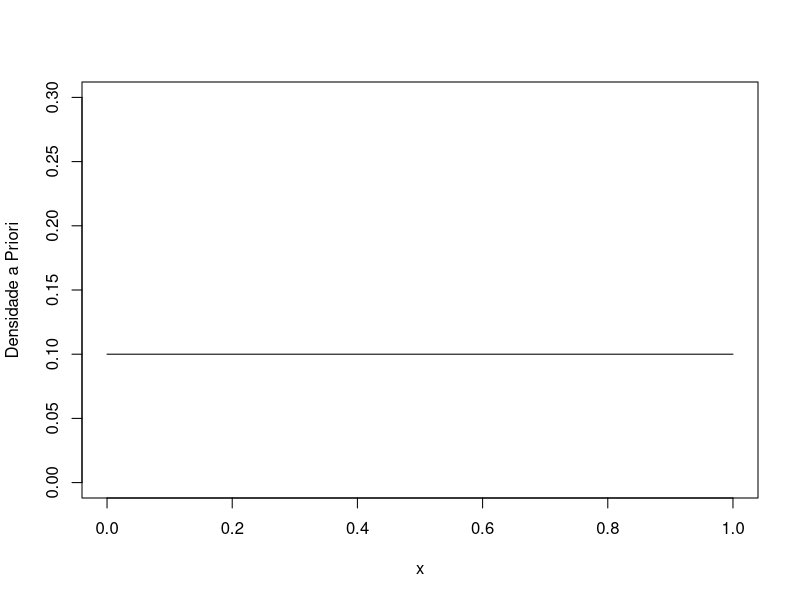
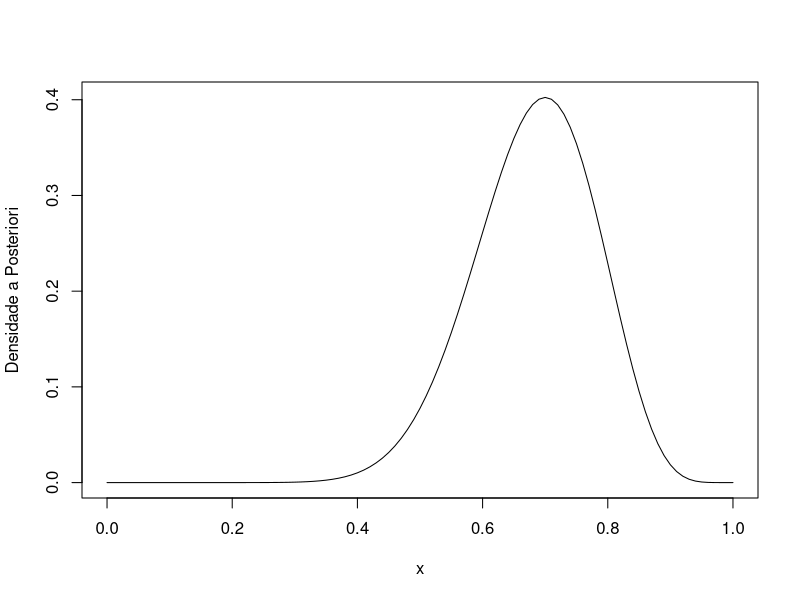
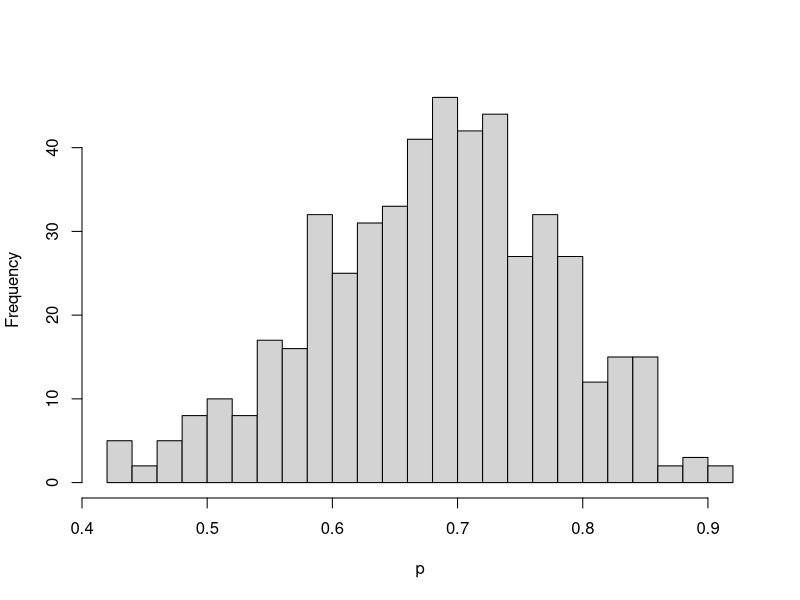
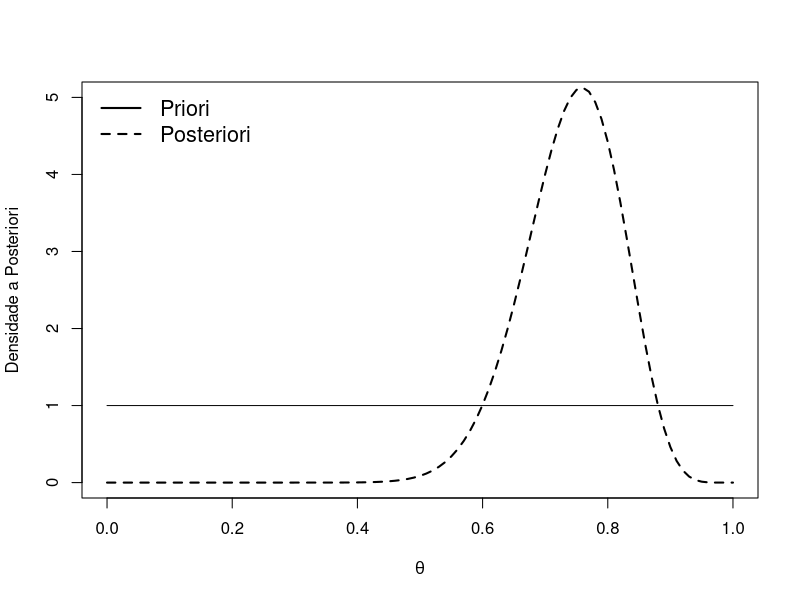
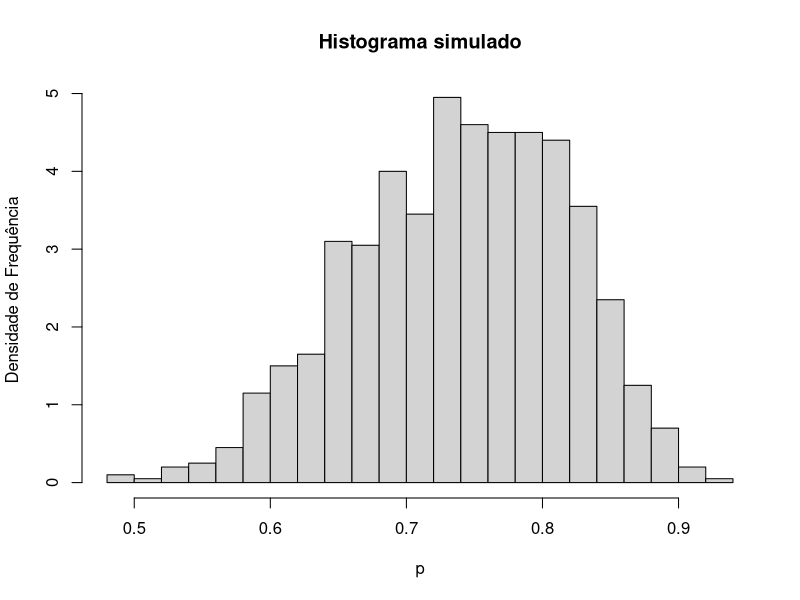

Here is the R script that generated these plots, in order:
#Lista de Bayesiana 

library(LearnBayes)

# Exercício 1

# Item a
midpt <- seq(0.05, 0.95, by = 0.1) # vetor de pontos médios dos intervalos
prior <- rep(1,10) # Valores a priori(Dist. Uniforme(0,1))
prior <- prior/sum(prior) # Normalização
p <- seq(0, 1, length = 500) # grade de valores de p no intervalo (0,1) 
curve(histprior(x,midpt,prior), from=0, to=1, ylab="Densidade a Priori",ylim=c(0,.3))
obs <- c(1, 0, 0, 1, 1, 0, 1, 1, 1, 1, 1, 1, 0, 0, 1, 0, 1, 1, 1, 1) # Valores observados de caras
s <- sum(obs) # Soma dos valores observados de caras
f <-20-s # oma dos valores observados de coroas

curve(histprior(x,midpt,prior) * dbeta(x,s+1,f+1), from=0, to=1, ylab="Densidade a Posteriori") 

# Item b
like <- dbeta(p, s+1, f+1) # Verossimilhança
post <- histprior(p, midpt, prior) * like # Posteriori
post <- post/sum(post) # Probabilidades a posteriori
ps <- sample(p, replace = TRUE, prob = post)
hist(ps, xlab="p", main="" ,breaks=30) # Histograma simulado

# Execício 12

# Item a
p <- seq(0, 1, length = 500)
a <- 1 # Primeiro parâmento da beta
b <- 1 # Segundo parâmento da beta
s <- 22 # Sucessos
f <- 7 # Fracassos 
prior <- dbeta(p,a,b) # Priori
like <- dbeta(p,s+1,f+1) # Verossimilhança
post <- dbeta(p,a+s,b+f) # Posteriori

# Gráficos
curve(dbeta(x,a,b),ylim=c(0,5), from=0, to=1, ylab="Densidade a Posteriori",xlab=expression(theta))
curve(dbeta(x,a+s,b+f),ylim=c(0,5),lwd=2,col=1,ylim=c(0,0.09),lty=2,add = T)
a<-c("Priori ","Posteriori")
legend("topleft",a,lwd=2,lty=c(1,2),bty="n",cex=1.3)

# Item b
qbeta(c(0.05,0.95),23,8) # Intevalo de credibilidade com 0.9

# Item c


# Item d
1-pbeta(0.6,23,8) # Probabilidade do theta superar 0.6

# Item e
ps <- rbeta(1000,23,8)
hist(ps, probability = T, xlab = "p", main = "Histograma simulado", ylab="Densidade de Frequência", breaks = 30)

# Item f
y <- rbinom(1000, 10, ps)
table(y)
freq <- table(y)
predprob <- freq/sum(freq)
Prob <- predprob[predprob=10]+ predprob[predprob=11]
